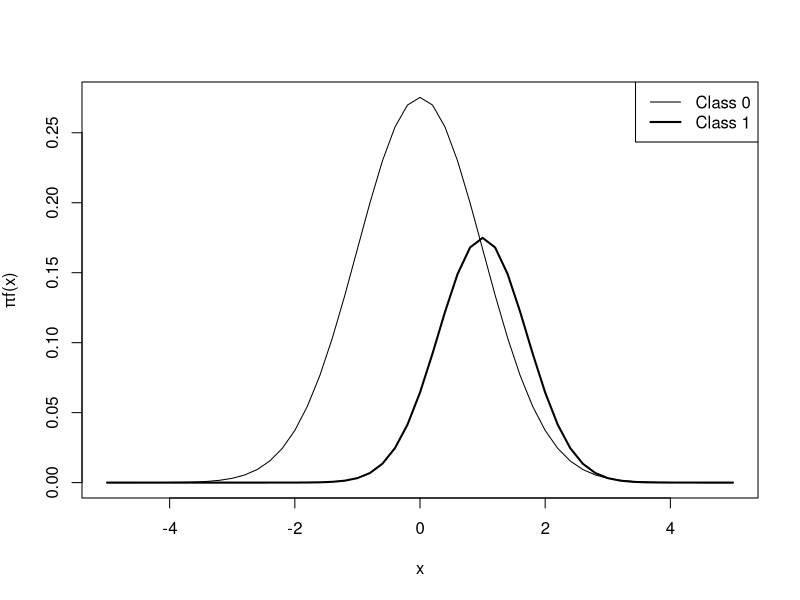

R code for this plot:
x = seq(-5, 5, by = 0.2)
x_1 = 0.69 * dnorm(x, 0, 1)
x_2 = 0.31 * dnorm(x, 1, 0.5 ^ 0.5)
matplot(x, x_1, type = 'l', xlab = 'x', ylab = 
        expression(paste(pi, 'f(x)')))
lines(x, x_2, lwd = 2)
legend(x = 'topright', legend = c('Class 0', 'Class 1'), 
       lwd = c(1, 2))